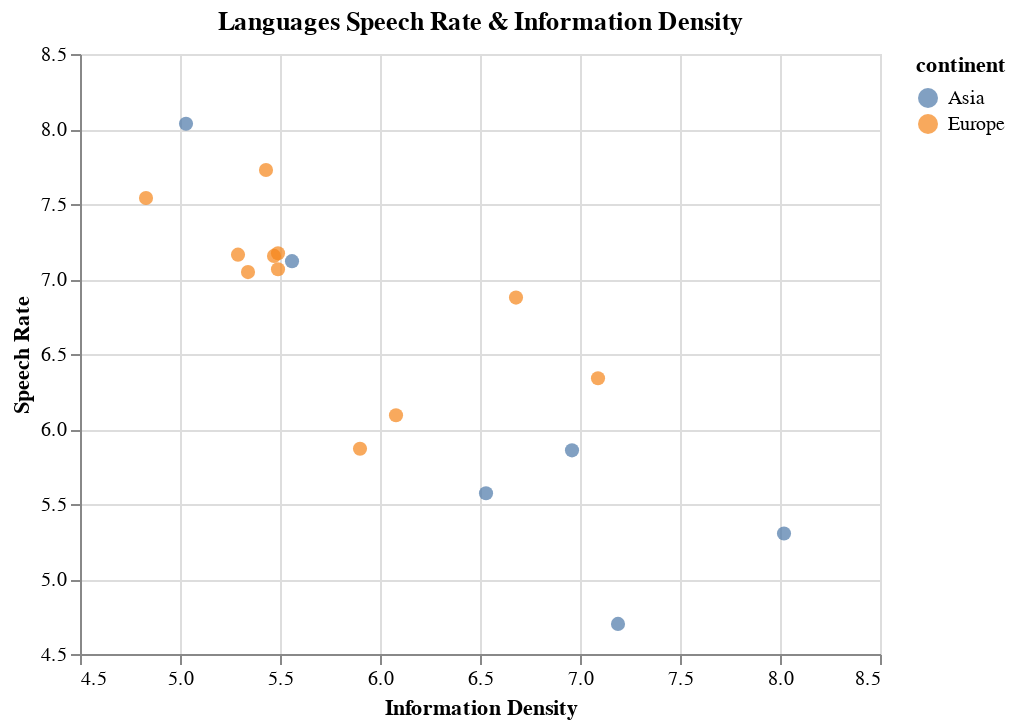

Here is the notebook cell this chart was saved with:
### Markdown cell above
**Question 2.5** <br> {points: 3}  

Alright! Now we can finally take a look at our information rates via the two columns `information_density` and `speech_rate`. 

Create a scatter plot that maps the information density on the x-axis and the speech rate on the y-axis for each of the languages from the `lang_rates_df`  dataframe. Zoom in to the extent of the data instead of forcing zero to be in the axis and assign a size of 50 to each point. 

Use a colour channel for the same column as in the scatter plot from **Question 1.2**.  

Make sure to give each axis a label and an appropriate title. 



*Save the plot in an object named `info_rate_plot`*.

### Code cell
info_rate_plot = alt.Chart(lang_rates_df).mark_circle(size=50).encode(
    alt.X('information_density', scale=alt.Scale(zero=False), title="Information Density"),
    alt.Y('speech_rate', scale=alt.Scale(zero=False), title="Speech Rate"),
    alt.Color('continent')).properties(
    title='Languages Speech Rate & Information Density')
info_rate_plot

### Figure 1 — Vega-Lite specification as saved in the notebook (floating-point values rounded to 4 significant figures)
{"config": {"view": {"continuousWidth": 400, "continuousHeight": 300}}, "data": {"name": "data-16612615d4568dfac1e771f028ef697c"}, "mark": {"type": "circle", "size": 50}, "encoding": {"color": {"type": "nominal", "field": "continent"}, "x": {"type": "quantitative", "field": "information_density", "scale": {"zero": false}, "title": "Information Density"}, "y": {"type": "quantitative", "field": "speech_rate", "scale": {"zero": false}, "title": "Speech Rate"}}, "title": "Languages Speech Rate & Information Density", "$schema": "https://vega.github.io/schema/vega-lite/v4.8.1.json", "datasets": {"data-16612615d4568dfac1e771f028ef697c": [{"iso_lang": "CAT", "language": "Catalan", "information_density": 5.49, "distinct_syllables": 3600, "continent": "Europe", "id": 20.0, "lat": 42.55, "lon": 1.602, "speech_rate": 7.065}, {"iso_lang": "CMN", "language": "Mandarin", "information_density": 6.96, "distinct_syllables": 1274, "continent": "Asia", "id": 156.0, "lat": 35.86, "lon": 104.2, "speech_rate": 5.858}, {"iso_lang": "DEU", "language": "German", "information_density": 6.08, "distinct_syllables": 5100, "continent": "Europe", "id": 276.0, "lat": 51.17, "lon": 10.45, "speech_rate": 6.092}, {"iso_lang": "ENG", "language": "English", "information_density": 7.09, "distinct_syllables": 6949, "continent": "Europe", "id": 826.0, "lat": 55.38, "lon": -3.436, "speech_rate": 6.338}, {"iso_lang": "EUS", "language": "Basque", "information_density": 4.83, "distinct_syllables": 2082, "continent": "Europe", "id": null, "lat": null, "lon": null, "speech_rate": 7.54}, {"iso_lang": "FIN", "language": "Finnish", "information_density": 5.49, "distinct_syllables": 3844, "continent": "Europe", "id": 246.0, "lat": 61.92, "lon": 25.75, "speech_rate": 7.171}, {"iso_lang": "FRA", "language": "French", "information_density": 6.68, "distinct_syllables": 2949, "continent": "Europe", "id": 250.0, "lat": 46.23, "lon": 2.214, "speech_rate": 6.876}, {"iso_lang": "HUN", "language": "Hungarian", "information_density": 5.9, "distinct_syllables": 4325, "continent": "Europe", "id": 348.0, "lat": 47.16, "lon": 19.5, "speech_rate": 5.868}, {"iso_lang": "ITA", "language": "Italian", "information_density": 5.29, "distinct_syllables": 2729, "continent": "Europe", "id": 380.0, "lat": 41.87, "lon": 12.57, "speech_rate": 7.162}, {"iso_lang": "JPN", "language": "Japanese", "information_density": 5.03, "distinct_syllables": 643, "continent": "Asia", "id": 392.0, "lat": 36.2, "lon": 138.3, "speech_rate": 8.035}, {"iso_lang": "KOR", "language": "Korean", "information_density": 5.56, "distinct_syllables": 1104, "continent": "Asia", "id": 410.0, "lat": 35.91, "lon": 127.8, "speech_rate": 7.119}, {"iso_lang": "SPA", "language": "Spanish", "information_density": 5.43, "distinct_syllables": 2778, "continent": "Europe", "id": 724.0, "lat": 40.46, "lon": -3.749, "speech_rate": 7.727}, {"iso_lang": "SRP", "language": "Serbian", "information_density": 5.47, "distinct_syllables": 3831, "continent": "Europe", "id": 688.0, "lat": 44.02, "lon": 21.01, "speech_rate": 7.154}, {"iso_lang": "THA", "language": "Thai", "information_density": 7.19, "distinct_syllables": 2438, "continent": "Asia", "id": 764.0, "lat": 15.87, "lon": 101.0, "speech_rate": 4.701}, {"iso_lang": "TUR", "language": "Turkish", "information_density": 5.34, "distinct_syllables": 3260, "continent": "Europe", "id": 792.0, "lat": 38.96, "lon": 35.24, "speech_rate": 7.046}, {"iso_lang": "VIE", "language": "Vietnamese", "information_density": 8.02, "distinct_syllables": 2776, "continent": "Asia", "id": 704.0, "lat": 14.06, "lon": 108.3, "speech_rate": 5.304}, {"iso_lang": "YUE", "language": "Cantonese", "information_density": 6.53, "distinct_syllables": 1298, "continent": "Asia", "id": 344.0, "lat": 22.4, "lon": 114.1, "speech_rate": 5.572}]}}
